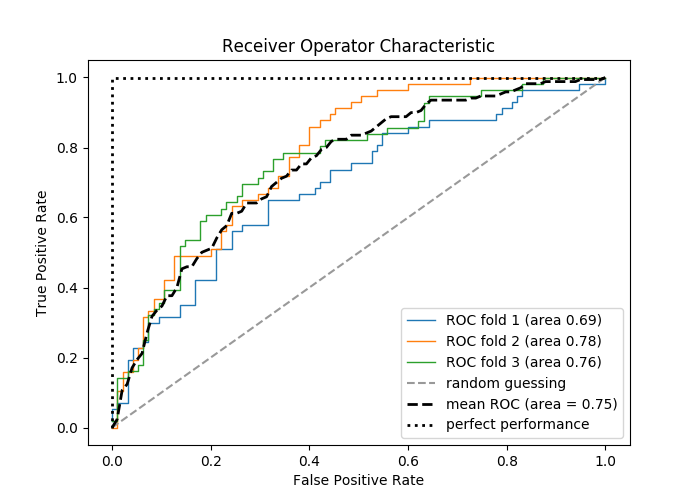

Write Python code to recreate this figure.
import numpy as np
import matplotlib.pyplot as plt
from BCW import get_cancer_data
from sklearn.preprocessing import StandardScaler
from sklearn.linear_model import LogisticRegression
from sklearn.decomposition import PCA
from sklearn.pipeline import Pipeline
from sklearn.metrics import roc_curve, auc
from sklearn.cross_validation import StratifiedKFold
from scipy import interp

X_train, X_test, y_train, y_test = get_cancer_data()

pipe_lr = Pipeline([('scl', StandardScaler()),
                    ('pca', PCA(n_components=2)),
                    ('clf', LogisticRegression(penalty='l2',
                                               random_state=0,
                                               C=100.0))])
X_train2 = X_train[:, [4, 14]]

cv = StratifiedKFold(y_train, n_folds=3, random_state=1)
fig = plt.figure(figsize=(7, 5))
mean_tpr = 0.0
mean_fpr = np.linspace(0, 1, 100)
all_tpr = []
for i, (train, test) in enumerate(cv):
    probas = pipe_lr.fit(
        X_train2[train], y_train[train]).predict_proba(X_train2[test])
    fpr, tpr, thresholds = roc_curve(y_train[test], probas[:, 1], pos_label=1)
    mean_tpr += interp(mean_fpr, fpr, tpr)  # 線形補間
    mean_tpr[0] = 0.0
    roc_auc = auc(fpr, tpr)
    plt.plot(fpr, tpr, lw=1, label='ROC fold %d (area %0.2f)' % (i+1, roc_auc))

plt.plot([0, 1], [0, 1],
         linestyle='--',
         color=(0.6, 0.6, 0.6),
         label='random guessing')
mean_tpr /= len(cv)
mean_tpr[-1] = 1.0
mean_auc = auc(mean_fpr, mean_tpr)
plt.plot(mean_fpr, mean_tpr, 'k--',
         label='mean ROC (area = %0.2f)' % mean_auc, lw=2)

plt.plot([0, 0, 1], [0, 1, 1],
         lw=2, linestyle=':', color='black',
         label='perfect performance')

plt.xlim([-0.05, 1.05])
plt.ylim([-0.05, 1.05])
plt.xlabel('False Positive Rate')
plt.ylabel('True Positive Rate')
plt.title('Receiver Operator Characteristic')
plt.legend(loc='lower right')
plt.show()
